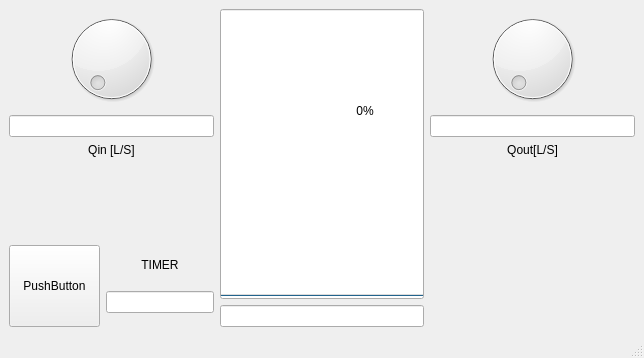
<?xml version="1.0" encoding="UTF-8"?>
<ui version="4.0">
 <class>MainWindow</class>
 <widget class="QMainWindow" name="MainWindow">
  <property name="geometry">
   <rect>
    <x>0</x>
    <y>0</y>
    <width>644</width>
    <height>358</height>
   </rect>
  </property>
  <property name="windowTitle">
   <string>MainWindow</string>
  </property>
  <widget class="QWidget" name="centralwidget">
   <property name="sizePolicy">
    <sizepolicy hsizetype="Expanding" vsizetype="Expanding">
     <horstretch>0</horstretch>
     <verstretch>0</verstretch>
    </sizepolicy>
   </property>
   <layout class="QVBoxLayout" name="verticalLayout_7">
    <item>
     <layout class="QHBoxLayout" name="horizontalLayout_2">
      <property name="sizeConstraint">
       <enum>QLayout::SetMaximumSize</enum>
      </property>
      <item>
       <layout class="QVBoxLayout" name="verticalLayout" stretch="0,0,0">
        <item>
         <widget class="QDial" name="input_qin_dial"/>
        </item>
        <item>
         <widget class="QLineEdit" name="input_qin">
          <property name="sizePolicy">
           <sizepolicy hsizetype="Expanding" vsizetype="Fixed">
            <horstretch>0</horstretch>
            <verstretch>0</verstretch>
           </sizepolicy>
          </property>
          <property name="maximumSize">
           <size>
            <width>16777215</width>
            <height>16777215</height>
           </size>
          </property>
          <property name="alignment">
           <set>Qt::AlignLeading|Qt::AlignLeft|Qt::AlignVCenter</set>
          </property>
         </widget>
        </item>
        <item>
         <layout class="QVBoxLayout" name="verticalLayout_2">
          <item>
           <widget class="QLabel" name="label_2">
            <property name="text">
             <string>Qin [L/S]</string>
            </property>
            <property name="alignment">
             <set>Qt::AlignCenter</set>
            </property>
           </widget>
          </item>
          <item>
           <spacer name="verticalSpacer">
            <property name="orientation">
             <enum>Qt::Vertical</enum>
            </property>
            <property name="sizeHint" stdset="0">
             <size>
              <width>20</width>
              <height>40</height>
             </size>
            </property>
           </spacer>
          </item>
          <item>
           <layout class="QHBoxLayout" name="horizontalLayout">
            <item>
             <widget class="QPushButton" name="set_boton_tiempo">
              <property name="sizePolicy">
               <sizepolicy hsizetype="Expanding" vsizetype="Expanding">
                <horstretch>0</horstretch>
                <verstretch>0</verstretch>
               </sizepolicy>
              </property>
              <property name="text">
               <string>PushButton</string>
              </property>
             </widget>
            </item>
            <item>
             <layout class="QVBoxLayout" name="verticalLayout_4">
              <item>
               <widget class="QLabel" name="label">
                <property name="sizePolicy">
                 <sizepolicy hsizetype="Expanding" vsizetype="Fixed">
                  <horstretch>0</horstretch>
                  <verstretch>0</verstretch>
                 </sizepolicy>
                </property>
                <property name="text">
                 <string>TIMER</string>
                </property>
                <property name="alignment">
                 <set>Qt::AlignCenter</set>
                </property>
               </widget>
              </item>
              <item>
               <widget class="QLineEdit" name="tt"/>
              </item>
             </layout>
            </item>
           </layout>
          </item>
         </layout>
        </item>
       </layout>
      </item>
      <item>
       <layout class="QVBoxLayout" name="verticalLayout_3" stretch="0,0">
        <property name="sizeConstraint">
         <enum>QLayout::SetMaximumSize</enum>
        </property>
        <item>
         <widget class="QProgressBar" name="tank">
          <property name="sizePolicy">
           <sizepolicy hsizetype="Expanding" vsizetype="Expanding">
            <horstretch>0</horstretch>
            <verstretch>0</verstretch>
           </sizepolicy>
          </property>
          <property name="value">
           <number>0</number>
          </property>
          <property name="orientation">
           <enum>Qt::Vertical</enum>
          </property>
          <property name="invertedAppearance">
           <bool>false</bool>
          </property>
         </widget>
        </item>
        <item>
         <widget class="QLineEdit" name="input_capacity"/>
        </item>
       </layout>
      </item>
      <item>
       <layout class="QVBoxLayout" name="verticalLayout_6">
        <item>
         <layout class="QVBoxLayout" name="verticalLayout_5">
          <item>
           <widget class="QDial" name="input_qout_dial"/>
          </item>
          <item>
           <widget class="QLineEdit" name="input_qout"/>
          </item>
          <item>
           <widget class="QLabel" name="label_3">
            <property name="text">
             <string>Qout[L/S]</string>
            </property>
            <property name="alignment">
             <set>Qt::AlignCenter</set>
            </property>
           </widget>
          </item>
          <item>
           <spacer name="verticalSpacer_2">
            <property name="orientation">
             <enum>Qt::Vertical</enum>
            </property>
            <property name="sizeHint" stdset="0">
             <size>
              <width>20</width>
              <height>40</height>
             </size>
            </property>
           </spacer>
          </item>
         </layout>
        </item>
       </layout>
      </item>
     </layout>
    </item>
   </layout>
  </widget>
  <widget class="QMenuBar" name="menubar">
   <property name="geometry">
    <rect>
     <x>0</x>
     <y>0</y>
     <width>644</width>
     <height>22</height>
    </rect>
   </property>
  </widget>
  <widget class="QStatusBar" name="statusbar"/>
 </widget>
 <resources/>
 <connections/>
</ui>
